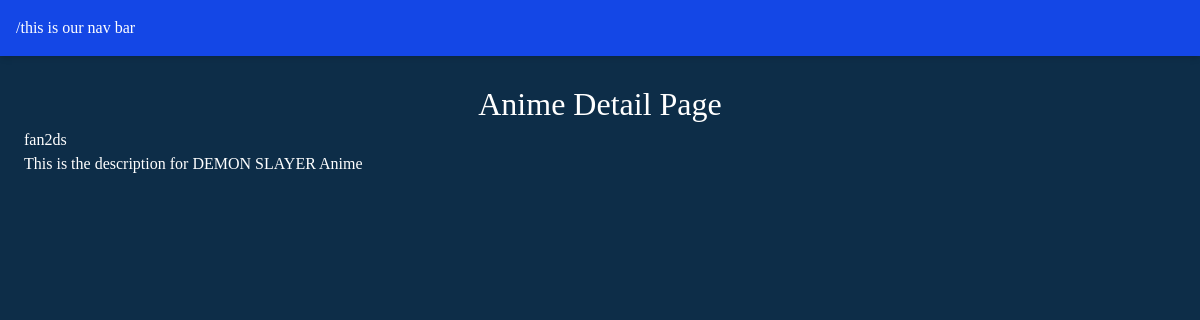
Screenshot of /DJapp/2/ with the database file from the repository.
### DJapp/models.py (models this page shows, shortened)
class Varity(models.Model):
    ANIME_TYPE_CHOICE = [
        ('KB', 'Kuroku Basketball'),
        ('ON', 'One Piece'),
        ('DR', 'Dragon Ball Z'),
        ('NT', 'Naruto'),
        ('AT', 'Attack on Titan'),
        ('DS', 'Demon Slayer'),
    ]
    name = models.CharField(max_length=100)
    image = models.ImageField(upload_to = 'imgs/')
    date_added = models.DateTimeField(default = timezone.now)
    type = models.CharField(max_length=2, choices = ANIME_TYPE_CHOICE)
    description = models.TextField(default='')

### DJapp/views.py (the view)
# urls.py: path('<int:anime_id>/', views.anime_detail, name = 'anime_detail'),
def anime_detail(request, anime_id):
    anime = get_object_or_404(Varity, pk= anime_id)
    return render(request, 'DJapp/anime_detail.html', {'anime': anime})

### DJapp/templates/DJapp/anime_detail.html (shortened to what this page needs)
{% extends "layout.html" %}
{% block content %}
<h1>Anime Detail Page</h1>
<h3>{{anime.name}}</h3>
<p>{{anime.description}}</p>
{% endblock %}

### static/style.css (style rules this page uses)
body { background-color: rgb(13, 45, 72); color: rgb(255, 255, 255); }
h1 { text-align: center; font-size: 2em; }

### rows the page displays
Varity: name "fan2ds", description "This is the description for DEMON SLAYER Anime"
